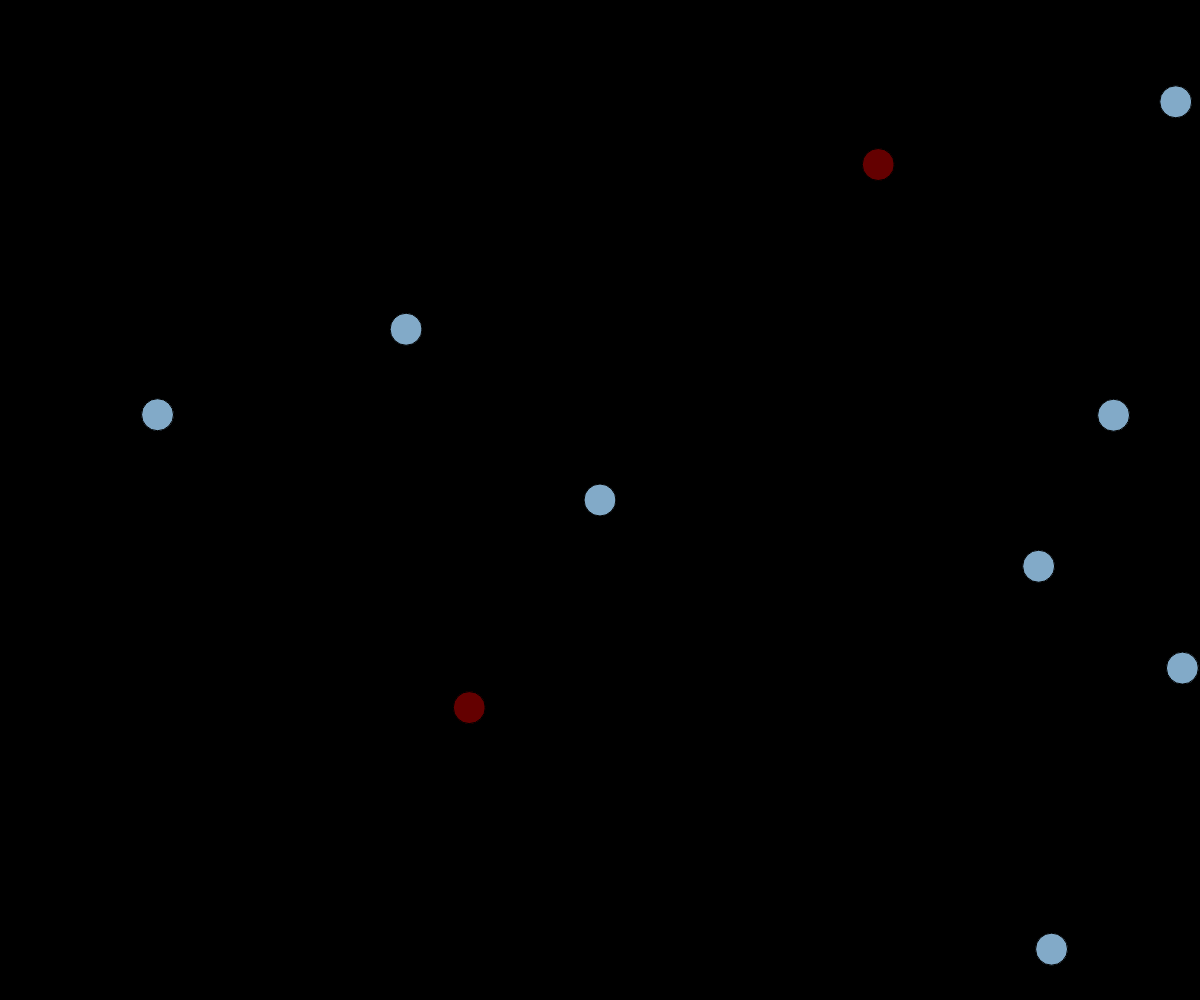
Frame 1 (no input)
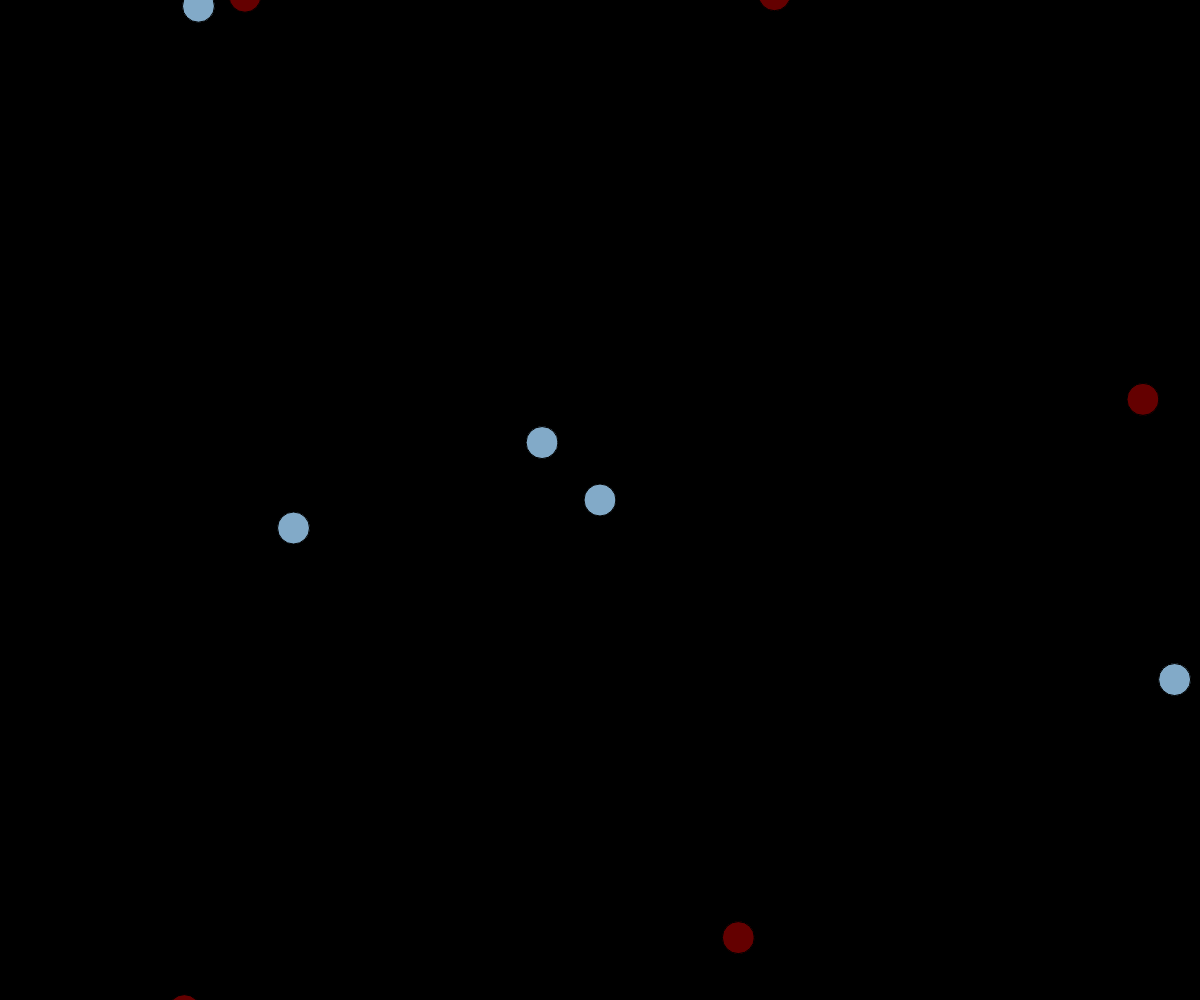
Frame 60 (no input)
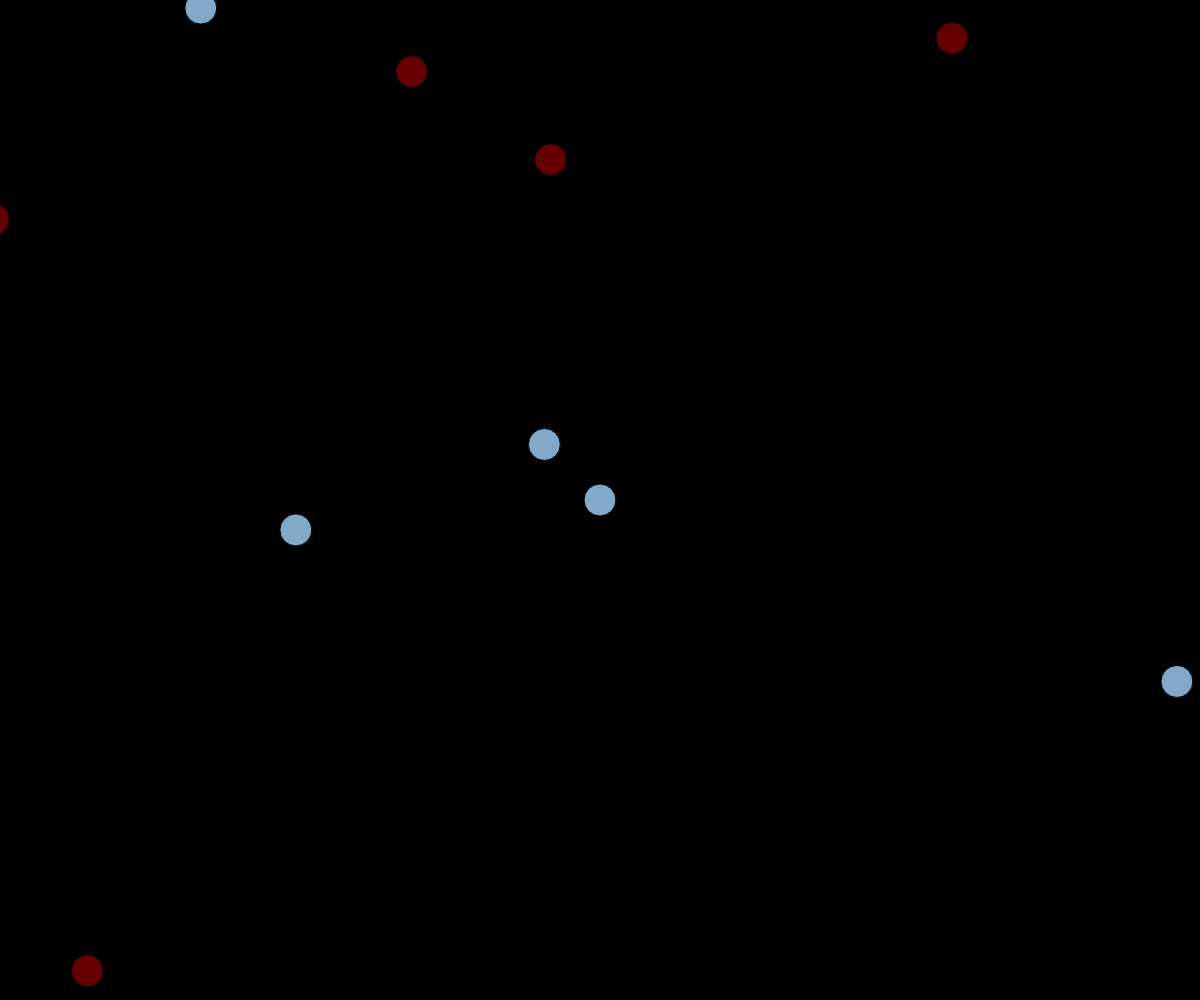
Frame 120 (the mouse pressed at the canvas centre since frame 60)

The p5.js sketch that drew these frames (run headless with seeded random() and noise() and a simulated clock; from frame 60 on, the mouse is pressed at the canvas centre):

// p5.js sketch
// ── sketch.js
var blob;

var blobsS = [];
var blobsR = [];

function setup() {
	createCanvas(window.innerWidth, window.innerHeight);
	blob = new Blob(width/2, height/2, 16, "Healthy", 0, 0, 1);
	
	for( var i = 0; i < 50; i++) {
		var x = random(-width, width*2);
		var y = random(-height, height*2);
		blobsS[i] = new Blob(x, y, 16, "Healthy", 0, 0, 0);
	}
	for( var i = 0; i < 50; i++) {
		var x = random(-width, width*2);
		var y = random(-height, height*2);
		var velx = random();
		var vely = random();
		blobsR[i] = new Blob(x, y, 16, "Infected", velx, vely, 0);
	}
	
}

function draw() {
	background(0);
	translate(width/2-blob.pos.x, height/2-blob.pos.y);
	
	for(var i = 0; i < blobsS.length; i++) {
		blobsS[i].show();
	}

	for(var i = 0; i < blobsR.length; i++) {
		blobsR[i].show();
	}

	blob.show();
	blob.update();
	
	for( var i = 0; i < blobsS.length; i++) {
		blobsS[i].show();
		blobsS[i].update();
	}
	for( var i = 0; i < blobsR.length; i++) {
		blobsR[i].show();
		blobsR[i].update();
	}
	
}
// ── blob.js
function Blob(x, y, r, status, velx, vely, movement) {
	this.pos = createVector(x, y);
	this.r = r;
	this.status = status;
	this.vel = createVector(velx, vely);

	this.update = function() {
		if( movement == 1 )
			this.vel = createVector(mouseX- width/2, mouseY-height/2);
		this.vel.setMag(3);
		this.pos.add(this.vel);
	}

	this.infection = function(other) {
		var d = p5.Vector.dist(this.pos, other.pos);
		if (d < this.r + other.r && other.status == "Infected") {
			return true;
		} else {
			return false;
		}
	}

	this.show = function() {
		if (this.status == "Healthy"){
			fill(130, 170, 200);
		} else if (this.status == "Infected") {
			fill(100, 0, 0);
		} else {

		}
		ellipse(this.pos.x, this.pos.y, this.r*2, this.r*2);
	}
}

// ── sim.js
var blobs = [];
var numberOfHealthyBlobs = 100;
var numberOfInfectedBlobs = 1;
var percentOfRunning = 70;

function setup() {
	createCanvas(window.innerWidth, window.innerHeight);
	for( var i = 0; i < numberOfHealthyBlobs + numberOfInfectedBlobs; i++) {
			while (true) {
				var x = random(10,width-10);
				var y = random(10,height-10);
				var j = 0;
				var posPom = createVector(x, y);
				for(j; j < i; j++) {
					var d = p5.Vector.dist(posPom, blobs[j].pos);
					if( d <= blobs[j].r )
						break;
				}
				if( j < i )
					continue
				else
					break
			}
		var ifRunning = random(0, 100);
		var velx = 0;
		var vely = 0;
		if (ifRunning < percentOfRunning) {
			velx = random(-1,1)*random();
			vely = random(-1,1)*random();
		}
		if( i < numberOfHealthyBlobs)
			blobs[i] = new Blob(x, y, 8, "Healthy", velx, vely, 0);
		else
			blobs[i] = new Blob(x, y, 8, "Infected", velx, vely, 0);
	}
}

function draw() {
	background(0);
	
	for(var i = 0; i < blobs.length; i++) {
		blobs[i].show();
	}
	
	for( var i = 0; i < blobs.length; i++) {
		blobs[i].show();
		for(var j = 0; j < blobs.length; j++){
			if ( i != j)
				blobs[i].infection(blobs[j]);
		}
		blobs[i].updateSim();
	}
	
}
